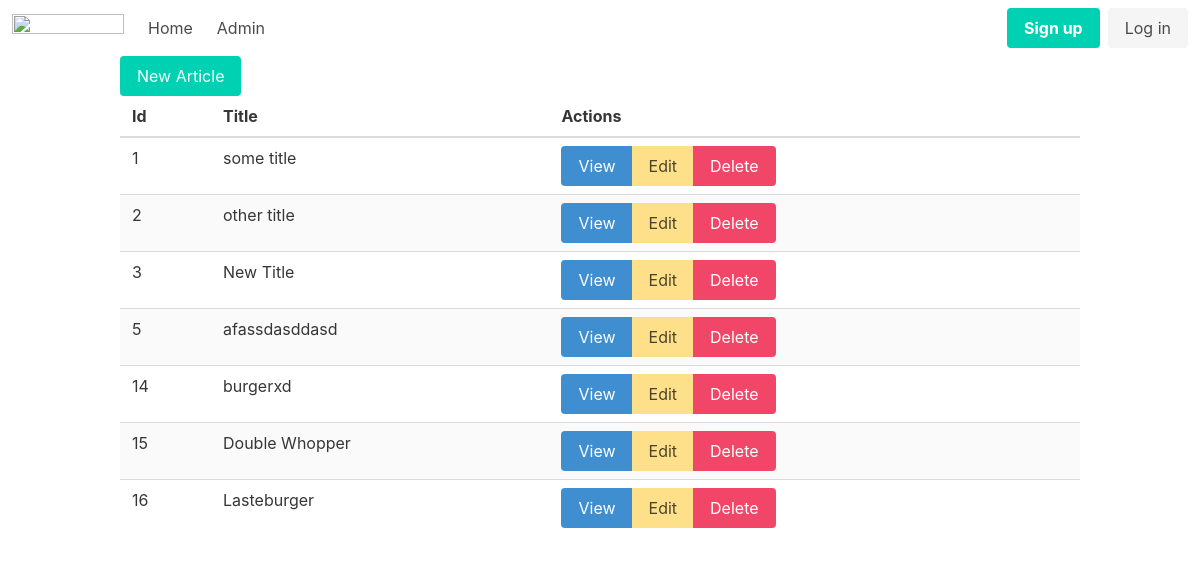
Page /admin/articles on the earlier database version.
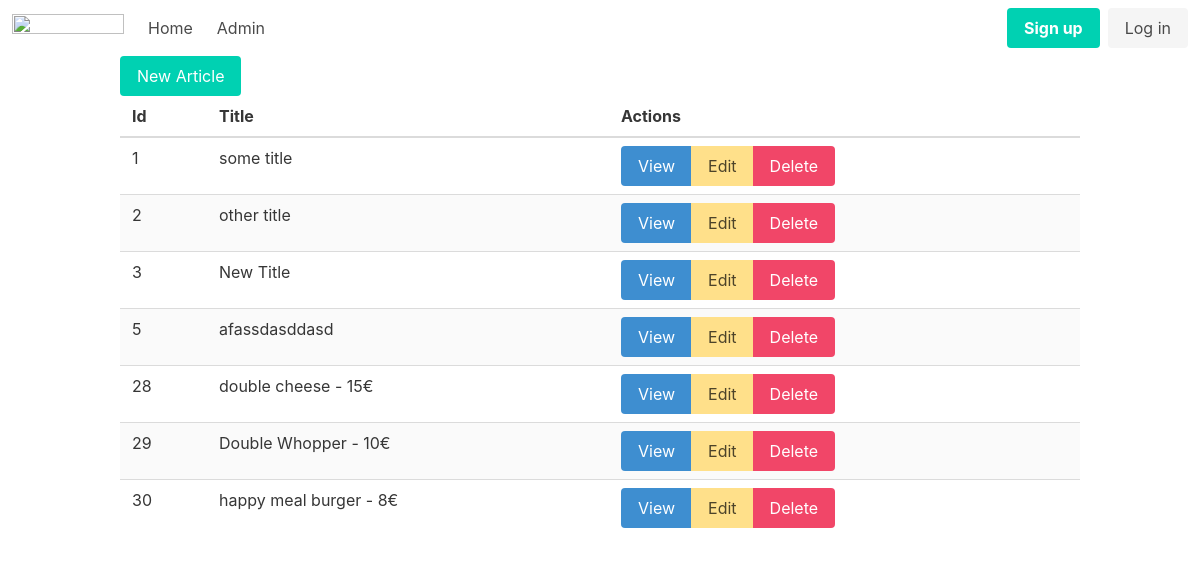
Same page on the later database version.
### tables this page shows
CREATE TABLE "articles"
(
    id    integer
        primary key autoincrement,
    title text,
    body  text
, image blob);

### helpers.php (called while the page is built, shortened)
<?php
function view($viewName, $vars = []){
    extract($vars);
    include __DIR__ . "/views/$viewName.php";
}

### src/Controllers/ArticlesController.php (called while the page is built, shortened)
<?php
class ArticlesController {
    public function index(){
        $articles = Article::all();
        view('articles/index', compact('articles'));
    }
}

### src/DB.php (called while the page is built, shortened)
<?php
class DB {
    private $conn;
    public function __construct(){
        try {
            $this->conn = new PDO("sqlite:db.sqlite");
            $this->conn->setAttribute(PDO::ATTR_ERRMODE, PDO::ERRMODE_EXCEPTION);
        } catch(PDOException $e) {
            echo "Connection failed: " . $e->getMessage();
        }
    }
    public function all($table, $class){
        $stmt = $this->conn->prepare("SELECT * FROM $table");
        $stmt->execute();
        $stmt->setFetchMode(PDO::FETCH_CLASS, $class);
        return $stmt->fetchAll();
    }
}

### src/Models/Model.php (called while the page is built, shortened)
<?php
class Model {
    public static $table;
    public static function all(){
        $db = new DB();
        return $db->all(static::$table, static::class);
    }
}

### views/articles/index.php (the view)
<?php include __DIR__ . '/../partials/header.php'; ?>
<div class="container">
        <a href="/admin/articles/new" class="button is-primary">New Article</a>
        <table class="table is-striped is-fullwidth">
            <thead>
                <th>Id</th>
                <th>Title</th>
                <th>Actions</th>
            </thead>
            <tbody>
                <?php foreach($articles as $article): ?>
                    <tr>
                        <td><?=$article->id?></td>
                        <td><?=$article->title?></td>
                        <td>
                            <div class="buttons has-addons">
                                <a class="button is-info" href="/admin/articles/view?id=<?=$article->id?>">View</a>
                                <a class="button is-warning" href="/admin/articles/edit?id=<?=$article->id?>">Edit</a>
                                <a class="button is-danger" href="/admin/articles/delete?id=<?=$article->id?>">Delete</a>
                            </div>
                        </td>
                    </tr>
                <?php endforeach; ?>
            </tbody>
        </table>
</div>
<?php include __DIR__ .  '/../partials/footer.php'; ?>

Differences in the rows shown:
removed articles: id "14", title "burgerxd"
removed articles: id "15", title "Double Whopper"
removed articles: id "16", title "Lasteburger"
added articles: id "28", title "double cheese - 15€"
added articles: id "29", title "Double Whopper - 10€"
added articles: id "30", title "happy meal burger - 8€"
